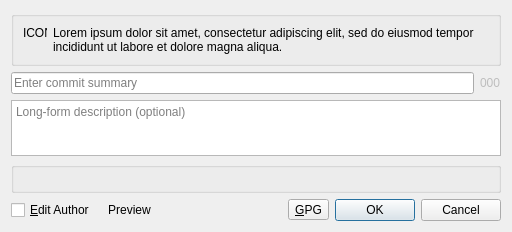
<?xml version="1.0" encoding="UTF-8"?>
<ui version="4.0">
 <class>CommitDialog</class>
 <widget class="QDialog" name="CommitDialog">
  <property name="geometry">
   <rect>
    <x>0</x>
    <y>0</y>
    <width>512</width>
    <height>208</height>
   </rect>
  </property>
  <property name="windowTitle">
   <string>Commit</string>
  </property>
  <property name="modal">
   <bool>true</bool>
  </property>
  <layout class="QVBoxLayout" name="verticalLayout">
   <item>
    <widget class="QGroupBox" name="infoBox">
     <property name="title">
      <string/>
     </property>
     <layout class="QHBoxLayout" name="horizontalLayout_2">
      <item>
       <widget class="QLabel" name="infoIcon">
        <property name="sizePolicy">
         <sizepolicy hsizetype="Minimum" vsizetype="Preferred">
          <horstretch>0</horstretch>
          <verstretch>0</verstretch>
         </sizepolicy>
        </property>
        <property name="maximumSize">
         <size>
          <width>24</width>
          <height>16777215</height>
         </size>
        </property>
        <property name="text">
         <string notr="true">ICON</string>
        </property>
        <property name="alignment">
         <set>Qt::AlignmentFlag::AlignLeading|Qt::AlignmentFlag::AlignLeft|Qt::AlignmentFlag::AlignTop</set>
        </property>
       </widget>
      </item>
      <item>
       <widget class="QLabel" name="infoText">
        <property name="text">
         <string notr="true">Lorem ipsum dolor sit amet, consectetur adipiscing elit, sed do eiusmod tempor incididunt ut labore et dolore magna aliqua.</string>
        </property>
        <property name="wordWrap">
         <bool>true</bool>
        </property>
       </widget>
      </item>
     </layout>
    </widget>
   </item>
   <item>
    <layout class="QHBoxLayout" name="summaryRowLayout">
     <item>
      <widget class="QLineEdit" name="summaryEditor">
       <property name="placeholderText">
        <string>Enter commit summary</string>
       </property>
      </widget>
     </item>
     <item>
      <widget class="QLabel" name="counterLabel">
       <property name="enabled">
        <bool>false</bool>
       </property>
       <property name="toolTip">
        <string>&lt;p&gt;Length of the summary. Convention is to stay under 50 characters and avoid going over 72. If that’s not enough, use the long-form description.&lt;/p&gt;</string>
       </property>
       <property name="text">
        <string notr="true">000</string>
       </property>
      </widget>
     </item>
    </layout>
   </item>
   <item>
    <widget class="QPlainTextEdit" name="descriptionEditor">
     <property name="tabChangesFocus">
      <bool>true</bool>
     </property>
     <property name="placeholderText">
      <string>Long-form description (optional)</string>
     </property>
    </widget>
   </item>
   <item>
    <widget class="QGroupBox" name="signatureBox">
     <property name="enabled">
      <bool>true</bool>
     </property>
     <property name="title">
      <string/>
     </property>
     <property name="flat">
      <bool>false</bool>
     </property>
     <property name="checkable">
      <bool>false</bool>
     </property>
     <layout class="QVBoxLayout" name="verticalLayout_2">
      <item>
       <widget class="SignatureForm" name="signature" native="true"/>
      </item>
     </layout>
    </widget>
   </item>
   <item>
    <layout class="QHBoxLayout" name="buttonLayout">
     <item>
      <widget class="QCheckBox" name="revealSignature">
       <property name="text">
        <string>&amp;Edit Author</string>
       </property>
       <property name="checked">
        <bool>false</bool>
       </property>
      </widget>
     </item>
     <item>
      <widget class="QHintButton" name="signatureButton">
       <property name="focusPolicy">
        <enum>Qt::FocusPolicy::NoFocus</enum>
       </property>
       <property name="text">
        <string>Preview</string>
       </property>
       <property name="autoRaise">
        <bool>true</bool>
       </property>
      </widget>
     </item>
     <item>
      <spacer name="horizontalSpacer">
       <property name="orientation">
        <enum>Qt::Orientation::Horizontal</enum>
       </property>
       <property name="sizeHint" stdset="0">
        <size>
         <width>40</width>
         <height>20</height>
        </size>
       </property>
      </spacer>
     </item>
     <item>
      <widget class="GpgButton" name="gpg">
       <property name="text">
        <string notr="true">&amp;GPG</string>
       </property>
      </widget>
     </item>
     <item>
      <widget class="QDialogButtonBox" name="buttonBox">
       <property name="sizePolicy">
        <sizepolicy hsizetype="Maximum" vsizetype="Fixed">
         <horstretch>0</horstretch>
         <verstretch>0</verstretch>
        </sizepolicy>
       </property>
       <property name="standardButtons">
        <set>QDialogButtonBox::StandardButton::Cancel|QDialogButtonBox::StandardButton::Ok</set>
       </property>
      </widget>
     </item>
    </layout>
   </item>
  </layout>
 </widget>
 <customwidgets>
  <customwidget>
   <class>SignatureForm</class>
   <extends>QWidget</extends>
   <header>gitfourchette.forms.signatureform</header>
   <container>1</container>
  </customwidget>
  <customwidget>
   <class>QHintButton</class>
   <extends>QToolButton</extends>
   <header>gitfourchette.toolbox.qhintbutton</header>
  </customwidget>
  <customwidget>
   <class>GpgButton</class>
   <extends>QToolButton</extends>
   <header>gitfourchette.forms.gpgbutton</header>
   <container>1</container>
  </customwidget>
 </customwidgets>
 <tabstops>
  <tabstop>summaryEditor</tabstop>
  <tabstop>descriptionEditor</tabstop>
 </tabstops>
 <resources/>
 <connections>
  <connection>
   <sender>buttonBox</sender>
   <signal>accepted()</signal>
   <receiver>CommitDialog</receiver>
   <slot>accept()</slot>
   <hints>
    <hint type="sourcelabel">
     <x>20</x>
     <y>20</y>
    </hint>
    <hint type="destinationlabel">
     <x>20</x>
     <y>20</y>
    </hint>
   </hints>
  </connection>
  <connection>
   <sender>buttonBox</sender>
   <signal>rejected()</signal>
   <receiver>CommitDialog</receiver>
   <slot>reject()</slot>
   <hints>
    <hint type="sourcelabel">
     <x>20</x>
     <y>20</y>
    </hint>
    <hint type="destinationlabel">
     <x>20</x>
     <y>20</y>
    </hint>
   </hints>
  </connection>
  <connection>
   <sender>revealSignature</sender>
   <signal>toggled(bool)</signal>
   <receiver>signatureBox</receiver>
   <slot>setVisible(bool)</slot>
   <hints>
    <hint type="sourcelabel">
     <x>20</x>
     <y>20</y>
    </hint>
    <hint type="destinationlabel">
     <x>20</x>
     <y>20</y>
    </hint>
   </hints>
  </connection>
  <connection>
   <sender>revealSignature</sender>
   <signal>toggled(bool)</signal>
   <receiver>signatureBox</receiver>
   <slot>setEnabled(bool)</slot>
   <hints>
    <hint type="sourcelabel">
     <x>20</x>
     <y>20</y>
    </hint>
    <hint type="destinationlabel">
     <x>20</x>
     <y>20</y>
    </hint>
   </hints>
  </connection>
 </connections>
</ui>
